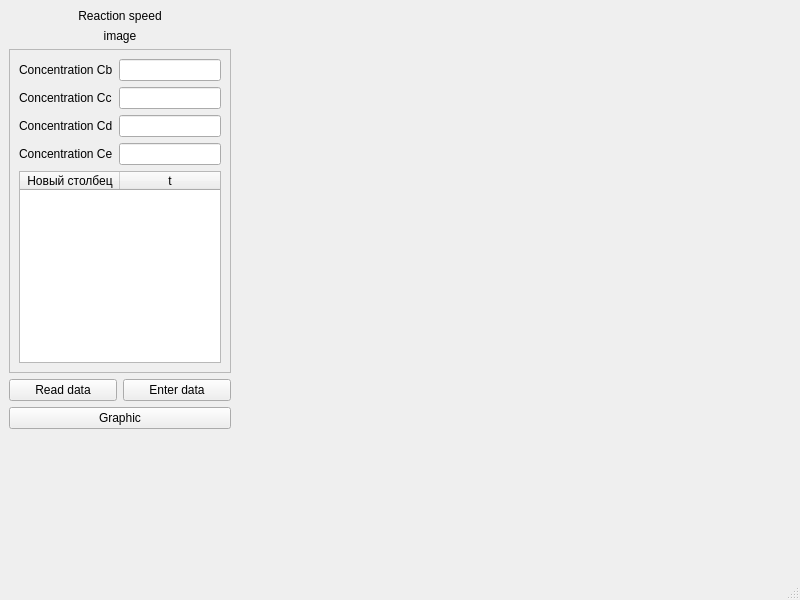
<?xml version="1.0" encoding="UTF-8"?>
<ui version="4.0">
 <class>MainWindow</class>
 <widget class="QMainWindow" name="MainWindow">
  <property name="geometry">
   <rect>
    <x>0</x>
    <y>0</y>
    <width>800</width>
    <height>600</height>
   </rect>
  </property>
  <property name="windowTitle">
   <string>MainWindow</string>
  </property>
  <widget class="QWidget" name="centralwidget">
   <layout class="QGridLayout" name="gridLayout">
    <item row="0" column="0">
     <layout class="QHBoxLayout" name="horizontalLayout" stretch="2,5">
      <item>
       <layout class="QVBoxLayout" name="verticalLayout">
        <item>
         <widget class="QLabel" name="label">
          <property name="text">
           <string>Reaction speed</string>
          </property>
          <property name="alignment">
           <set>Qt::AlignmentFlag::AlignCenter</set>
          </property>
         </widget>
        </item>
        <item>
         <widget class="QLabel" name="label_2">
          <property name="text">
           <string>image</string>
          </property>
          <property name="alignment">
           <set>Qt::AlignmentFlag::AlignCenter</set>
          </property>
         </widget>
        </item>
        <item>
         <widget class="QFrame" name="frame">
          <property name="frameShape">
           <enum>QFrame::Shape::StyledPanel</enum>
          </property>
          <property name="frameShadow">
           <enum>QFrame::Shadow::Raised</enum>
          </property>
          <layout class="QGridLayout" name="gridLayout_2">
           <item row="2" column="1">
            <widget class="QLineEdit" name="le_Cd"/>
           </item>
           <item row="1" column="1">
            <widget class="QLineEdit" name="le_Cc"/>
           </item>
           <item row="0" column="0">
            <widget class="QLabel" name="label_3">
             <property name="text">
              <string>Concentration Cb</string>
             </property>
            </widget>
           </item>
           <item row="5" column="0" colspan="2">
            <widget class="QTableWidget" name="tableWidget_data">
             <column>
              <property name="text">
               <string>Новый столбец</string>
              </property>
             </column>
             <column>
              <property name="text">
               <string>t</string>
              </property>
             </column>
            </widget>
           </item>
           <item row="0" column="1">
            <widget class="QLineEdit" name="le_Cb"/>
           </item>
           <item row="3" column="1">
            <widget class="QLineEdit" name="le_Ce"/>
           </item>
           <item row="1" column="0">
            <widget class="QLabel" name="label_4">
             <property name="text">
              <string>Concentration Cc</string>
             </property>
            </widget>
           </item>
           <item row="2" column="0">
            <widget class="QLabel" name="label_5">
             <property name="text">
              <string>Concentration Cd</string>
             </property>
            </widget>
           </item>
           <item row="3" column="0">
            <widget class="QLabel" name="label_6">
             <property name="text">
              <string>Concentration Ce</string>
             </property>
            </widget>
           </item>
          </layout>
         </widget>
        </item>
        <item>
         <layout class="QHBoxLayout" name="horizontalLayout_2">
          <item>
           <widget class="QPushButton" name="btn_readData">
            <property name="text">
             <string>Read data</string>
            </property>
           </widget>
          </item>
          <item>
           <widget class="QPushButton" name="btn_enterData">
            <property name="text">
             <string>Enter data</string>
            </property>
           </widget>
          </item>
         </layout>
        </item>
        <item>
         <widget class="QPushButton" name="btn_graphic">
          <property name="text">
           <string>Graphic</string>
          </property>
         </widget>
        </item>
        <item>
         <spacer name="verticalSpacer">
          <property name="orientation">
           <enum>Qt::Orientation::Vertical</enum>
          </property>
          <property name="sizeHint" stdset="0">
           <size>
            <width>20</width>
            <height>40</height>
           </size>
          </property>
         </spacer>
        </item>
       </layout>
      </item>
      <item>
       <widget class="QWidget" name="w_charts" native="true"/>
      </item>
     </layout>
    </item>
   </layout>
  </widget>
  <widget class="QMenuBar" name="menubar">
   <property name="geometry">
    <rect>
     <x>0</x>
     <y>0</y>
     <width>800</width>
     <height>21</height>
    </rect>
   </property>
  </widget>
  <widget class="QStatusBar" name="statusbar"/>
 </widget>
 <resources/>
 <connections/>
</ui>
